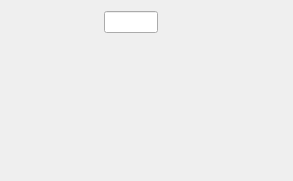
<?xml version="1.0" encoding="UTF-8"?>
<ui version="4.0">
 <class>RandomPinDialog</class>
 <widget class="QDialog" name="RandomPinDialog">
  <property name="geometry">
   <rect>
    <x>0</x>
    <y>0</y>
    <width>293</width>
    <height>181</height>
   </rect>
  </property>
  <property name="windowTitle">
   <string>Screen keyboard</string>
  </property>
  <layout class="QVBoxLayout" name="verticalLayout_2">
   <property name="spacing">
    <number>6</number>
   </property>
   <property name="leftMargin">
    <number>0</number>
   </property>
   <property name="rightMargin">
    <number>0</number>
   </property>
   <item>
    <widget class="QWidget" name="buttonWidget" native="true">
     <layout class="QGridLayout" name="gridLayout_4">
      <property name="leftMargin">
       <number>0</number>
      </property>
      <property name="topMargin">
       <number>0</number>
      </property>
      <property name="rightMargin">
       <number>0</number>
      </property>
      <property name="bottomMargin">
       <number>0</number>
      </property>
      <item row="0" column="0">
       <layout class="QGridLayout" name="buttonLayout">
        <item row="0" column="2">
         <widget class="QToolButton" name="clrButton">
          <property name="accessibleName">
           <string>Clear</string>
          </property>
          <property name="text">
           <string/>
          </property>
          <property name="autoRaise">
           <bool>true</bool>
          </property>
         </widget>
        </item>
        <item row="6" column="1">
         <spacer name="verticalSpacer">
          <property name="orientation">
           <enum>Qt::Vertical</enum>
          </property>
          <property name="sizeHint" stdset="0">
           <size>
            <width>20</width>
            <height>40</height>
           </size>
          </property>
         </spacer>
        </item>
        <item row="4" column="1">
         <widget class="QToolButton" name="button_pos_8">
          <property name="accessibleName">
           <string notr="true">*</string>
          </property>
          <property name="text">
           <string/>
          </property>
          <property name="autoRaise">
           <bool>true</bool>
          </property>
          <attribute name="buttonGroup">
           <string notr="true">pinButtons</string>
          </attribute>
         </widget>
        </item>
        <item row="3" column="0">
         <widget class="QToolButton" name="button_pos_4">
          <property name="accessibleName">
           <string notr="true">*</string>
          </property>
          <property name="text">
           <string/>
          </property>
          <property name="autoRaise">
           <bool>true</bool>
          </property>
          <attribute name="buttonGroup">
           <string notr="true">pinButtons</string>
          </attribute>
         </widget>
        </item>
        <item row="5" column="1">
         <widget class="QToolButton" name="button_pos_0">
          <property name="accessibleName">
           <string notr="true">*</string>
          </property>
          <property name="text">
           <string/>
          </property>
          <property name="autoRaise">
           <bool>true</bool>
          </property>
          <attribute name="buttonGroup">
           <string notr="true">pinButtons</string>
          </attribute>
         </widget>
        </item>
        <item row="2" column="1">
         <widget class="QToolButton" name="button_pos_2">
          <property name="accessibleName">
           <string notr="true">*</string>
          </property>
          <property name="text">
           <string/>
          </property>
          <property name="autoRaise">
           <bool>true</bool>
          </property>
          <attribute name="buttonGroup">
           <string notr="true">pinButtons</string>
          </attribute>
         </widget>
        </item>
        <item row="2" column="2">
         <widget class="QToolButton" name="button_pos_3">
          <property name="accessibleName">
           <string notr="true">*</string>
          </property>
          <property name="text">
           <string/>
          </property>
          <property name="autoRaise">
           <bool>true</bool>
          </property>
          <attribute name="buttonGroup">
           <string notr="true">pinButtons</string>
          </attribute>
         </widget>
        </item>
        <item row="5" column="2">
         <widget class="QToolButton" name="okButton">
          <property name="accessibleName">
           <string>OK</string>
          </property>
          <property name="text">
           <string/>
          </property>
          <property name="autoRaise">
           <bool>true</bool>
          </property>
         </widget>
        </item>
        <item row="2" column="0">
         <widget class="QToolButton" name="button_pos_1">
          <property name="accessibleName">
           <string notr="true">*</string>
          </property>
          <property name="text">
           <string/>
          </property>
          <property name="autoRaise">
           <bool>true</bool>
          </property>
          <attribute name="buttonGroup">
           <string notr="true">pinButtons</string>
          </attribute>
         </widget>
        </item>
        <item row="4" column="0">
         <widget class="QToolButton" name="button_pos_7">
          <property name="accessibleName">
           <string notr="true">*</string>
          </property>
          <property name="text">
           <string/>
          </property>
          <property name="autoRaise">
           <bool>true</bool>
          </property>
          <attribute name="buttonGroup">
           <string notr="true">pinButtons</string>
          </attribute>
         </widget>
        </item>
        <item row="5" column="0">
         <widget class="QToolButton" name="cnlButton">
          <property name="accessibleName">
           <string>Cancel</string>
          </property>
          <property name="text">
           <string/>
          </property>
          <property name="autoRaise">
           <bool>true</bool>
          </property>
         </widget>
        </item>
        <item row="3" column="2">
         <widget class="QToolButton" name="button_pos_6">
          <property name="accessibleName">
           <string notr="true">*</string>
          </property>
          <property name="text">
           <string/>
          </property>
          <property name="autoRaise">
           <bool>true</bool>
          </property>
          <attribute name="buttonGroup">
           <string notr="true">pinButtons</string>
          </attribute>
         </widget>
        </item>
        <item row="3" column="1">
         <widget class="QToolButton" name="button_pos_5">
          <property name="accessibleName">
           <string notr="true">*</string>
          </property>
          <property name="text">
           <string/>
          </property>
          <property name="autoRaise">
           <bool>true</bool>
          </property>
          <attribute name="buttonGroup">
           <string notr="true">pinButtons</string>
          </attribute>
         </widget>
        </item>
        <item row="4" column="2">
         <widget class="QToolButton" name="button_pos_9">
          <property name="accessibleName">
           <string notr="true">*</string>
          </property>
          <property name="text">
           <string/>
          </property>
          <property name="autoRaise">
           <bool>true</bool>
          </property>
          <attribute name="buttonGroup">
           <string notr="true">pinButtons</string>
          </attribute>
         </widget>
        </item>
        <item row="0" column="0" colspan="2">
         <widget class="QLineEdit" name="pin">
          <property name="accessibleName">
           <string>PIN field</string>
          </property>
          <property name="maxLength">
           <number>6</number>
          </property>
          <property name="echoMode">
           <enum>QLineEdit::Password</enum>
          </property>
          <property name="readOnly">
           <bool>true</bool>
          </property>
         </widget>
        </item>
       </layout>
      </item>
     </layout>
    </widget>
   </item>
  </layout>
 </widget>
 <tabstops>
  <tabstop>button_pos_1</tabstop>
  <tabstop>button_pos_2</tabstop>
  <tabstop>button_pos_3</tabstop>
  <tabstop>button_pos_4</tabstop>
  <tabstop>button_pos_5</tabstop>
  <tabstop>button_pos_6</tabstop>
  <tabstop>button_pos_7</tabstop>
  <tabstop>button_pos_8</tabstop>
  <tabstop>button_pos_9</tabstop>
  <tabstop>button_pos_0</tabstop>
  <tabstop>okButton</tabstop>
  <tabstop>clrButton</tabstop>
  <tabstop>cnlButton</tabstop>
  <tabstop>pin</tabstop>
 </tabstops>
 <resources/>
 <connections/>
 <buttongroups>
  <buttongroup name="pinButtons">
   <property name="exclusive">
    <bool>false</bool>
   </property>
  </buttongroup>
 </buttongroups>
</ui>
